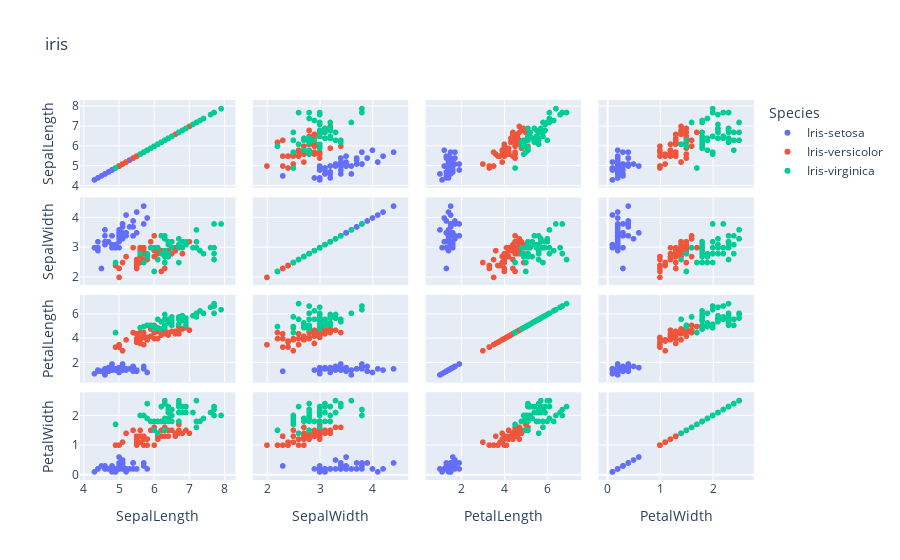

The cell this chart's notebook holds for it:
### Code cell
px.scatter_matrix(iris,color='Species',title='iris',dimensions=['SepalLength','SepalWidth','PetalLength','PetalWidth'])

### Figure 1 — Plotly figure (JSON) as saved in the notebook; plotly's stock layout.template omitted (floating-point values rounded to 4 significant figures)
{"data": [{"dimensions": [{"axis": {"matches": true}, "label": "SepalLength", "values": [5.1, 4.9, 4.7, 4.6, 5, 5.4, 4.6, 5, 4.4, 4.9, 5.4, 4.8, 4.8, 4.3, 5.8, 5.7, 5.4, 5.1, 5.7, 5.1, 5.4, 5.1, 4.6, 5.1, 4.8, 5, 5, 5.2, 5.2, 4.7, 4.8, 5.4, 5.2, 5.5, 4.9, 5, 5.5, 4.9, 4.4, 5.1, 5, 4.5, 4.4, 5, 5.1, 4.8, 5.1, 4.6, 5.3, 5]}, {"axis": {"matches": true}, "label": "SepalWidth", "values": [3.5, 3, 3.2, 3.1, 3.6, 3.9, 3.4, 3.4, 2.9, 3.1, 3.7, 3.4, 3, 3, 4, 4.4, 3.9, 3.5, 3.8, 3.8, 3.4, 3.7, 3.6, 3.3, 3.4, 3, 3.4, 3.5, 3.4, 3.2, 3.1, 3.4, 4.1, 4.2, 3.1, 3.2, 3.5, 3.1, 3, 3.4, 3.5, 2.3, 3.2, 3.5, 3.8, 3, 3.8, 3.2, 3.7, 3.3]}, {"axis": {"matches": true}, "label": "PetalLength", "values": [1.4, 1.4, 1.3, 1.5, 1.4, 1.7, 1.4, 1.5, 1.4, 1.5, 1.5, 1.6, 1.4, 1.1, 1.2, 1.5, 1.3, 1.4, 1.7, 1.5, 1.7, 1.5, 1, 1.7, 1.9, 1.6, 1.6, 1.5, 1.4, 1.6, 1.6, 1.5, 1.5, 1.4, 1.5, 1.2, 1.3, 1.5, 1.3, 1.5, 1.3, 1.3, 1.3, 1.6, 1.9, 1.4, 1.6, 1.4, 1.5, 1.4]}, {"axis": {"matches": true}, "label": "PetalWidth", "values": [0.2, 0.2, 0.2, 0.2, 0.2, 0.4, 0.3, 0.2, 0.2, 0.1, 0.2, 0.2, 0.1, 0.1, 0.2, 0.4, 0.4, 0.3, 0.3, 0.3, 0.2, 0.4, 0.2, 0.5, 0.2, 0.2, 0.4, 0.2, 0.2, 0.2, 0.2, 0.4, 0.1, 0.2, 0.1, 0.2, 0.2, 0.1, 0.2, 0.2, 0.3, 0.3, 0.2, 0.6, 0.4, 0.3, 0.2, 0.2, 0.2, 0.2]}], "hovertemplate": "Species=Iris-setosa<br>%{xaxis.title.text}=%{x}<br>%{yaxis.title.text}=%{y}<extra></extra>", "legendgroup": "Iris-setosa", "marker": {"color": "#636efa", "symbol": "circle"}, "name": "Iris-setosa", "showlegend": true, "type": "splom"}, {"dimensions": [{"axis": {"matches": true}, "label": "SepalLength", "values": [7, 6.4, 6.9, 5.5, 6.5, 5.7, 6.3, 4.9, 6.6, 5.2, 5, 5.9, 6, 6.1, 5.6, 6.7, 5.6, 5.8, 6.2, 5.6, 5.9, 6.1, 6.3, 6.1, 6.4, 6.6, 6.8, 6.7, 6, 5.7, 5.5, 5.5, 5.8, 6, 5.4, 6, 6.7, 6.3, 5.6, 5.5, 5.5, 6.1, 5.8, 5, 5.6, 5.7, 5.7, 6.2, 5.1, 5.7]}, {"axis": {"matches": true}, "label": "SepalWidth", "values": [3.2, 3.2, 3.1, 2.3, 2.8, 2.8, 3.3, 2.4, 2.9, 2.7, 2, 3, 2.2, 2.9, 2.9, 3.1, 3, 2.7, 2.2, 2.5, 3.2, 2.8, 2.5, 2.8, 2.9, 3, 2.8, 3, 2.9, 2.6, 2.4, 2.4, 2.7, 2.7, 3, 3.4, 3.1, 2.3, 3, 2.5, 2.6, 3, 2.6, 2.3, 2.7, 3, 2.9, 2.9, 2.5, 2.8]}, {"axis": {"matches": true}, "label": "PetalLength", "values": [4.7, 4.5, 4.9, 4, 4.6, 4.5, 4.7, 3.3, 4.6, 3.9, 3.5, 4.2, 4, 4.7, 3.6, 4.4, 4.5, 4.1, 4.5, 3.9, 4.8, 4, 4.9, 4.7, 4.3, 4.4, 4.8, 5, 4.5, 3.5, 3.8, 3.7, 3.9, 5.1, 4.5, 4.5, 4.7, 4.4, 4.1, 4, 4.4, 4.6, 4, 3.3, 4.2, 4.2, 4.2, 4.3, 3, 4.1]}, {"axis": {"matches": true}, "label": "PetalWidth", "values": [1.4, 1.5, 1.5, 1.3, 1.5, 1.3, 1.6, 1, 1.3, 1.4, 1, 1.5, 1, 1.4, 1.3, 1.4, 1.5, 1, 1.5, 1.1, 1.8, 1.3, 1.5, 1.2, 1.3, 1.4, 1.4, 1.7, 1.5, 1, 1.1, 1, 1.2, 1.6, 1.5, 1.6, 1.5, 1.3, 1.3, 1.3, 1.2, 1.4, 1.2, 1, 1.3, 1.2, 1.3, 1.3, 1.1, 1.3]}], "hovertemplate": "Species=Iris-versicolor<br>%{xaxis.title.text}=%{x}<br>%{yaxis.title.text}=%{y}<extra></extra>", "legendgroup": "Iris-versicolor", "marker": {"color": "#EF553B", "symbol": "circle"}, "name": "Iris-versicolor", "showlegend": true, "type": "splom"}, {"dimensions": [{"axis": {"matches": true}, "label": "SepalLength", "values": [6.3, 5.8, 7.1, 6.3, 6.5, 7.6, 4.9, 7.3, 6.7, 7.2, 6.5, 6.4, 6.8, 5.7, 5.8, 6.4, 6.5, 7.7, 7.7, 6, 6.9, 5.6, 7.7, 6.3, 6.7, 7.2, 6.2, 6.1, 6.4, 7.2, 7.4, 7.9, 6.4, 6.3, 6.1, 7.7, 6.3, 6.4, 6, 6.9, 6.7, 6.9, 5.8, 6.8, 6.7, 6.7, 6.3, 6.5, 6.2, 5.9]}, {"axis": {"matches": true}, "label": "SepalWidth", "values": [3.3, 2.7, 3, 2.9, 3, 3, 2.5, 2.9, 2.5, 3.6, 3.2, 2.7, 3, 2.5, 2.8, 3.2, 3, 3.8, 2.6, 2.2, 3.2, 2.8, 2.8, 2.7, 3.3, 3.2, 2.8, 3, 2.8, 3, 2.8, 3.8, 2.8, 2.8, 2.6, 3, 3.4, 3.1, 3, 3.1, 3.1, 3.1, 2.7, 3.2, 3.3, 3, 2.5, 3, 3.4, 3]}, {"axis": {"matches": true}, "label": "PetalLength", "values": [6, 5.1, 5.9, 5.6, 5.8, 6.6, 4.5, 6.3, 5.8, 6.1, 5.1, 5.3, 5.5, 5, 5.1, 5.3, 5.5, 6.7, 6.9, 5, 5.7, 4.9, 6.7, 4.9, 5.7, 6, 4.8, 4.9, 5.6, 5.8, 6.1, 6.4, 5.6, 5.1, 5.6, 6.1, 5.6, 5.5, 4.8, 5.4, 5.6, 5.1, 5.1, 5.9, 5.7, 5.2, 5, 5.2, 5.4, 5.1]}, {"axis": {"matches": true}, "label": "PetalWidth", "values": [2.5, 1.9, 2.1, 1.8, 2.2, 2.1, 1.7, 1.8, 1.8, 2.5, 2, 1.9, 2.1, 2, 2.4, 2.3, 1.8, 2.2, 2.3, 1.5, 2.3, 2, 2, 1.8, 2.1, 1.8, 1.8, 1.8, 2.1, 1.6, 1.9, 2, 2.2, 1.5, 1.4, 2.3, 2.4, 1.8, 1.8, 2.1, 2.4, 2.3, 1.9, 2.3, 2.5, 2.3, 1.9, 2, 2.3, 1.8]}], "hovertemplate": "Species=Iris-virginica<br>%{xaxis.title.text}=%{x}<br>%{yaxis.title.text}=%{y}<extra></extra>", "legendgroup": "Iris-virginica", "marker": {"color": "#00cc96", "symbol": "circle"}, "name": "Iris-virginica", "showlegend": true, "type": "splom"}], "layout": {"dragmode": "select", "legend": {"title": {"text": "Species"}, "tracegroupgap": 0}, "title": {"text": "iris"}}}
